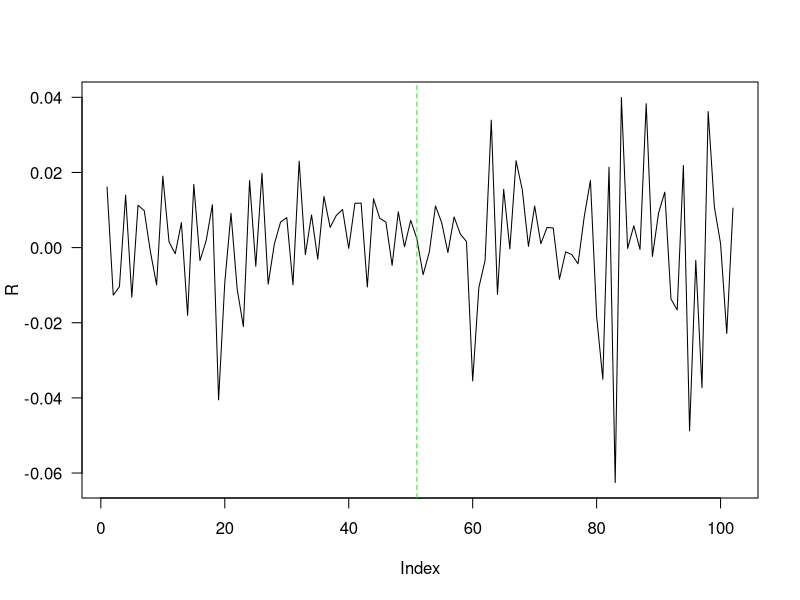
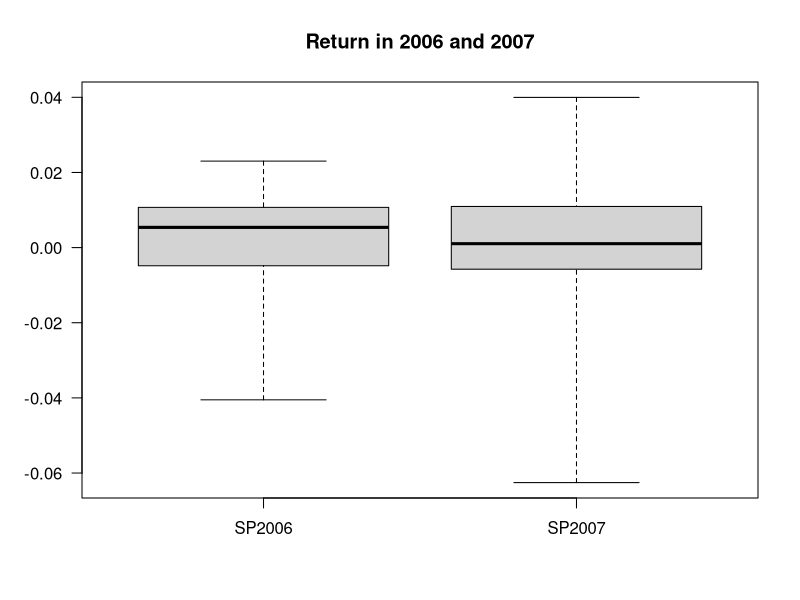
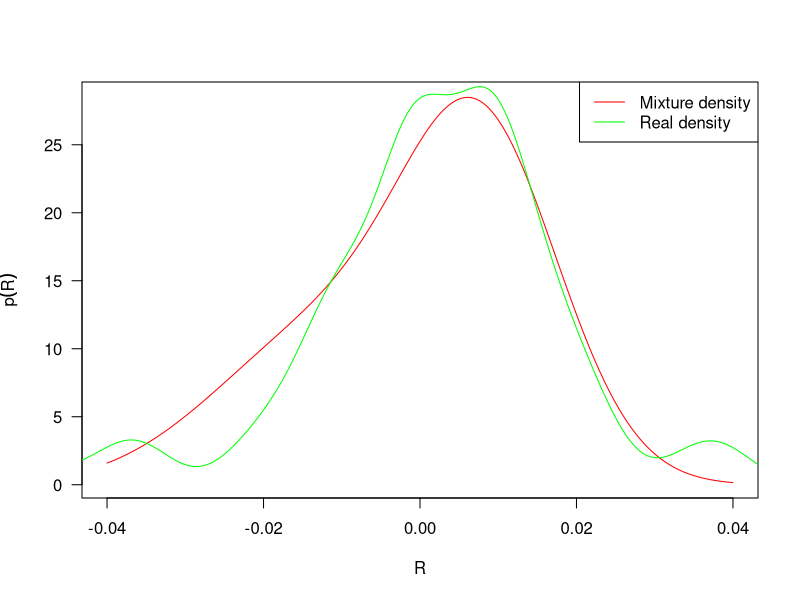
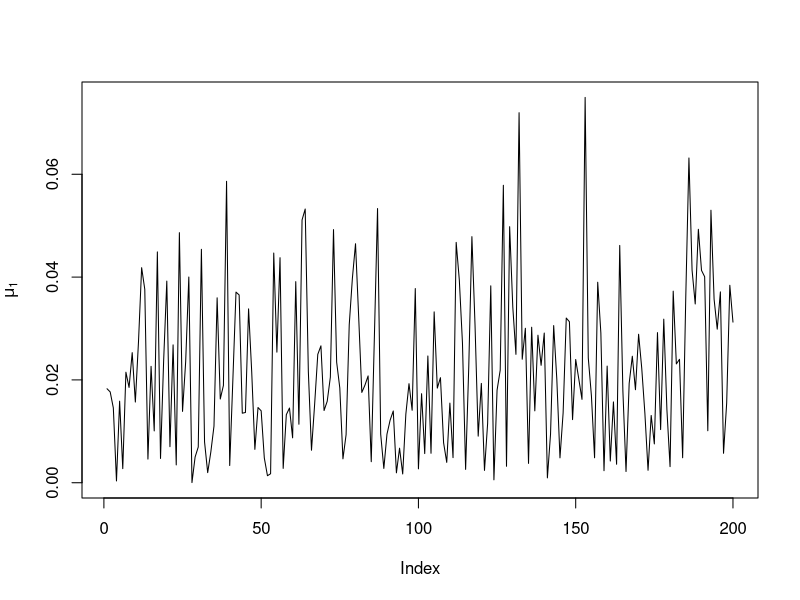
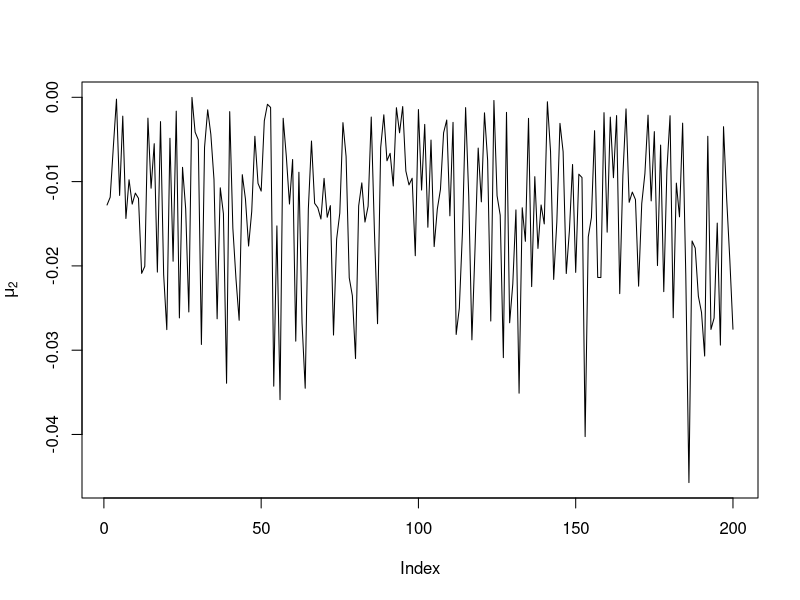
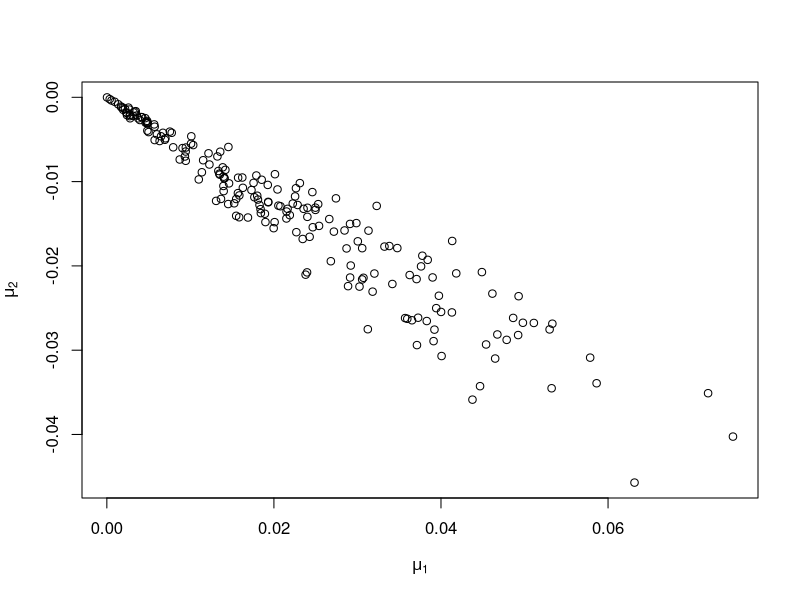
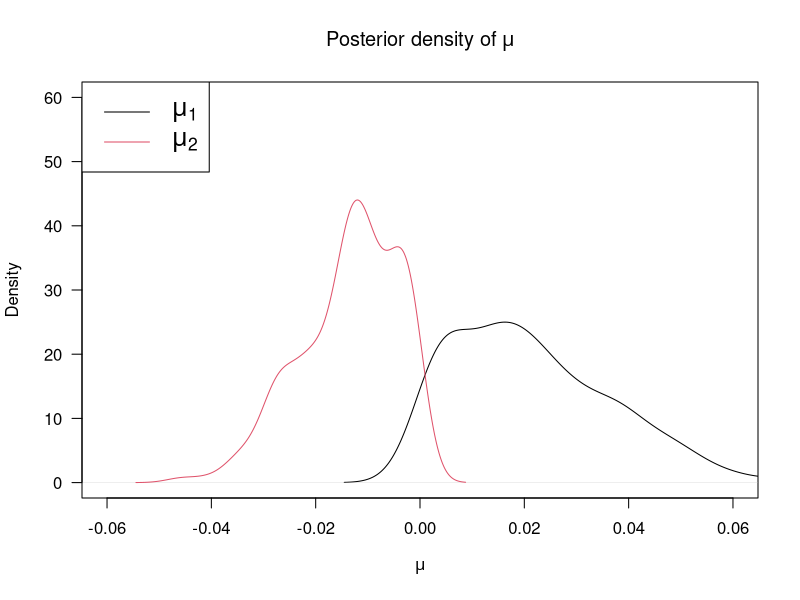
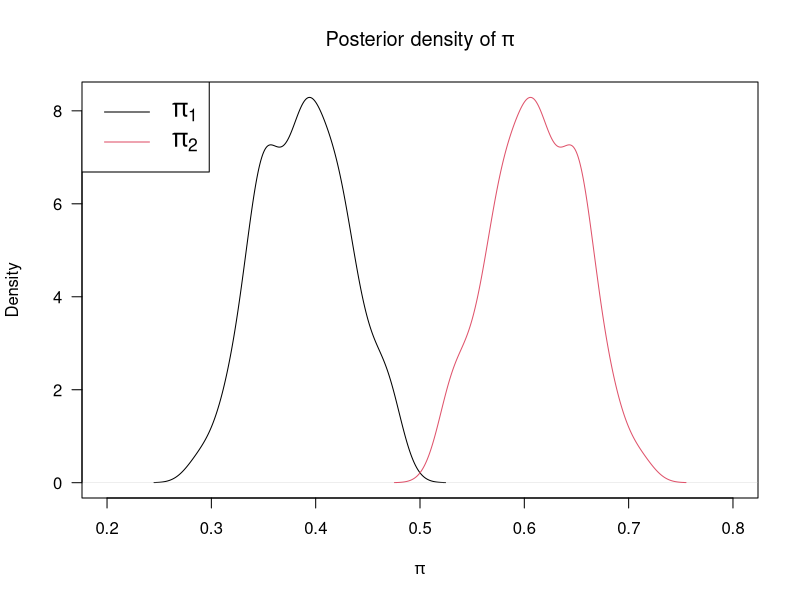

These figures' R source, in order:
## ---- chunk 1
knitr::opts_chunk$set(echo = F)
library(coda)
library(MASS)
library(mvtnorm)

## ---- chunk 2
SP500.2006 <- read.csv("2006.txt",header = F)
SP500.2007 <- read.csv("2007.txt",header = F)
SP500 <- rbind(SP500.2006,SP500.2007)

r = c(4.35,4.44,4.42,4.51,4.6,4.66,4.7,4.69,4.74,4.76,4.77,4.78,4.83,4.82,4.91,4.98,4.98,5.02,4.99,
      4.97,5.07,5.05,5.15,5.22,5.30,5.29,5.26,5.22,5.16,5.11,5.07,5.06,5.07,5.03,5.02,4.99,5.00,4.89,4.87,
      5.02,5.04,5.08,4.95,5.02,5.04,5.01,4.98,4.90,4.95,4.96,4.99,
      4.98,5.01,5.08,5.09,5.09,5.09,5.06,5.05,4.9,4.91,4.89,4.90,4.92,4.90,4.90,4.82,4.96,4.96,4.96,4.99,
      4.98,4.97,4.93,4.99,4.98,4.95,4.82,4.89,4.41,4.10,4.24,4.28,4.12,4.06,4.03,4.10,4.03,4.11,4.23,4.11,3.91,3.98,
      4.04,3.71, 3.65,3.18,3.31,3.13,3.16,3.26,3.34
      )/365
# transfer annual rate to daily rate

R = c()
for (i in 2:nrow(SP500)){
  R = c(R, log(SP500$V2[i]/SP500$V2[i-1]))
}



## ---- chunk 3
plot(R, type = 'l', las = 1)
abline(v = length(R)/2, col = 'green', lty = 2)
# boxplot(R, las = 1)
# summary(R)
## ---- chunk 4
# plot(density(R),las = 1, xlab = 'R')

boxplot(list(SP2006 = R[1:round(length(R)/2)],SP2007 = R[round(length(R)/2):length(R)]),
        las = 1, range = 0, main = 'Return in 2006 and 2007')

# abline(v = 0.008, col = 3)
# abline(v = -0.001, col = 5)

# length(subset(R, R > 0.009))
# length(subset(R, R > 0.003 & R < 0.011))

# length(subset(R, R > -0.002 & R < 0.009))
# length(subset(R, R < -0.002))

## ---- chunk 5
# K = # of mixture normal models 
# T = total # of days
# pi = proportion of each normal model
# mu = mean of each normal
# theta = variance of each normal
# v_t ~ Uniform[0,1]
# Gt = k -> which normal model

mu = c(0.008, -0.012)
s2 = c(0.0001, 0.0002)
p = c(0.6, 0.4)
K = 2 # the number of mixed normal models

interval = seq(-0.04,0.04,0.0001)
plot(interval, p[1]*dnorm(interval, mu[1], sqrt(s2[1])) + p[2]*dnorm(interval, mu[2], sqrt(s2[2])), 
     col = 'red', las = 1, ylab = expression(p(R)), xlab = expression(R), type = 'l')
lines(density(R),col='green')
legend('topright',legend = c("Mixture density","Real density"), lty = c(1,1), col = c('red','green'))

## ---- chunk 6

# Fix K = 2, v_t = 0 (p. 595)

Psi.k = function(u){
  return(log(p[1]*exp(-u*mu[1] + u^2*s2[1]/2) + p[2]*exp(-u*mu[2] + u^2*s2[2]/2)))
}

Psi.vt = Psi.k(u = 0)
Psi.vt_1 = Psi.k(u = -1)

r_t = mean(r)

rho_t = r_t + Psi.vt - Psi.vt_1

Post.Gt.1 = p[1] * dnorm(R, mu[1] + rho_t,sqrt(s2[1]))/(p[1] * dnorm(R, mu[1] + rho_t,sqrt(s2[1])) + p[2] * dnorm(R, mu[2] + rho_t,sqrt(s2[2])))
Post.Gt.2 = p[2] * dnorm(R, mu[2] + rho_t,sqrt(s2[2]))/(p[1] * dnorm(R, mu[1] + rho_t,sqrt(s2[1])) + p[2] * dnorm(R, mu[2] + rho_t,sqrt(s2[2])))

model.num = c()
for (i in 1:length(R)){
  if (Post.Gt.1[i] > Post.Gt.2[i]){
    model.num = c(model.num,1)
  }
  else {model.num = c(model.num,2)}
}


  x1 = length(subset(model.num, model.num == 1))
  x2 = length(subset(model.num, model.num == 2))

  R1 = R[model.num == 1]
  R2 = R[model.num == 2]

# cbind(Post.Gt.1, Post.Gt.2, model.num)
# c(x1, x2)
## ---- chunk 7

repl = 100  # number of iterations for Metropolis Hasting
n.iter = 200 # number of iterations for Gibbs

trace = list(mu.1 = array(NA, dim = c(n.iter, 1)), 
              mu.2 = array(NA, dim = c(n.iter, 1)),
              theta.1 = array(NA, dim = c(n.iter, 4)),
              theta.2 = array(NA, dim = c(n.iter, 4)),
              p = array(NA, dim = c(n.iter, 1))
              )


generate.var = function(para, variance, data){
  var.list = c()
  for (i in 1:length(data)){
    eplison = rnorm(1, mean = 0, sqrt(variance))
    variance = para[1] + para[3]*(eplison+para[2]*variance)^2+para[4]*variance
    var.list = c(var.list, variance)
  }
  
  return(var.list)
}

log.likeli.ratio.1 = function(para1, para2, data){
 var.list.1 = generate.var(para1,var(data),data)
 var.list.2 = generate.var(para2,var(data),data)
 likeli.1 = log(dnorm(data, new.mu1 + rho_t, var.list.1))
 likeli.2 = log(dnorm(data, new.mu1 + rho_t, var.list.2))
 return(sum(likeli.1-likeli.2))
}

log.likeli.ratio.2 = function(para1, para2, data){
 var.list.1 = generate.var(para1,var(data),data)
 var.list.2 = generate.var(para2,var(data),data)
 likeli.1 = log(dnorm(data, new.mu2 + rho_t, var.list.1))
 likeli.2 = log(dnorm(data, new.mu2 + rho_t, var.list.2))
 return(sum(likeli.1-likeli.2))
}

MH.1 = function(para, data){
  theta.trace = list(omega.1 = array(NA, dim = c(repl, 1)), 
              gamma.1 = array(NA, dim =c(repl, 1)),
              alpha.1 = array(NA, dim = c(repl, 1)),
              beta.1 = array(NA, dim = c(repl, 1)))
  
  for (i in 1:repl){
  star <- c(exp(rnorm(1, mean = log(para[1]), sd = 0.01)),
            rnorm(1, para[2], sd = 0.01),
            exp(rnorm(1, mean = log(para[3]), sd = 0.01)),
            exp(rnorm(1, mean = log(para[4]), sd = 0.01)))
  H <- star/para
  M <- log.likeli.ratio.1(star,para,data)
  r = H * exp(c(M, M, M, M))
  for (k in 1:4){
  if (runif(1) < r[k]){
    para[k] <- star[k]
  }
  }
  theta.trace$omega.1[i] = para[1]
  theta.trace$gamma.1[i] = para[2]
  theta.trace$alpha.1[i] = para[3]
  theta.trace$beta.1[i] = para[4]
  }
  return(theta.trace)
}

MH.2 = function(para, data){
  theta.trace = list(omega.2 = array(NA, dim = c(repl, 1)), 
              gamma.2 = array(NA, dim =c(repl, 1)),
              alpha.2 = array(NA, dim = c(repl, 1)),
              beta.2 = array(NA, dim = c(repl, 1)))
  
  for (i in 1:repl){
  star <- c(exp(rnorm(1, mean = log(para[1]), sd = 0.01)),
            rnorm(1, para[2], sd = 0.01),
            exp(rnorm(1, mean = log(para[3]), sd = 0.01)),
            exp(rnorm(1, mean = log(para[4]), sd = 0.01)))
  H <- star/para
  M <- log.likeli.ratio.2(star, para, data)
  r = H * exp(c(M, M, M, M))
  for (k in 1:4){
  if (runif(1) < r[k]){
    para[k] <- star[k]
  }
  }
  theta.trace$omega.2[i] = para[1]
  theta.trace$gamma.2[i] = para[2]
  theta.trace$alpha.2[i] = para[3]
  theta.trace$beta.2[i] = para[4]
  }
  return(theta.trace)
}

  new.mu1 = mu[1]; new.mu2 = mu[2]
  
  omega.1 <- runif(1,min=0.002,max=0.009); gamma.1 <- runif(1,min= -0.1,max=0.63)
  alpha.1 <- runif(1,min=0.038,max=0.0625); beta.1 <- runif(1,min=0.089,max=0.093)
  
  omega.2 <- runif(1,min=0.005,max=0.009); gamma.2 <- runif(1,min= -0.4,max=0.1)
  alpha.2 <- runif(1,min=0.02,max=0.125); beta.2 <- runif(1,min=0.05,max=0.1)
  
for (i in 1:n.iter){
  new.p <- rbeta(1,  x1 + 1, x2 + 1)
  
  var.1 <- generate.var(para = c(omega.1,gamma.1,alpha.1,beta.1),variance = var(R1),data=R1)
  var.2 <- generate.var(para = c(omega.2,gamma.2,alpha.2,beta.2),variance = var(R2),data=R2)
  
  theta.trace.1 = MH.1(para = c(omega.1,gamma.1,alpha.1,beta.1), data = R1)
  theta.trace.2 = MH.2(para = c(omega.2,gamma.2,alpha.2,beta.2), data = R2)
 
  A = sum(1/var.1) + new.p * new.p / (1-new.p)^2 * sum(1/var.2)
  b = new.p/(1-new.p)*sum(rnorm(length(var.2), mean = 0, sqrt(var.2))/var.2) - sum(rnorm(length(var.1), mean = 0, sqrt(var.1))/var.1)
  
  new.mu1 = abs(rnorm(1,-A^(-1)*b,sqrt(1/A)))
  new.mu2 = -new.mu1*new.p/(1-new.p)
  
  trace$mu.1[i] = new.mu1
  trace$mu.2[i] = new.mu2
  
  omega.1 <- mean(theta.trace.1$omega.1); gamma.1 <- mean(theta.trace.1$gamma.1)
  alpha.1 <- mean(theta.trace.1$alpha.1); beta.1 <- mean(theta.trace.1$beta.1)
  trace$theta.1[i,] <- c(omega.1, gamma.1, alpha.1, beta.1)
  
  omega.2 <- mean(theta.trace.2$omega.2); gamma.2 <- mean(theta.trace.2$gamma.2)
  alpha.2 <- mean(theta.trace.2$alpha.2); beta.2 <- mean(theta.trace.2$beta.2)
  trace$theta.2[i,] <- c(omega.2, gamma.2, alpha.2, beta.2)
  
  trace$p[i] = new.p
  
  }


trace.matrix = as.matrix(cbind(trace$mu.1,trace$mu.2,trace$theta.1,trace$theta.2,trace$p))

## ---- chunk 8

plot(trace.matrix[,1],type = 'l',ylab=expression(mu[1]))
plot(trace.matrix[,2],type = 'l',ylab=expression(mu[2]))
plot(trace.matrix[,1],trace.matrix[,2],ylab=expression(mu[2]),xlab=expression(mu[1]))

## ---- chunk 9

plot(density(trace.matrix[,1]), type = 'l', ylab = 'Density', xlab = expression(mu),
     las = 1,xlim = c(-0.06, 0.06), ylim = c(0,60),
     main = expression('Posterior density of'~mu))
lines(density(trace.matrix[,2]), type = 'l',col=2)
legend('topleft',legend = c(expression(mu[1]),expression(mu[2])), 
       col = c(1,2), lty = c(1,1), cex = 1.5)


plot(density(trace.matrix[,11]), type = 'l', ylab = 'Density', xlab = expression(pi),
     xlim = c(0.2,0.8), las = 1,
     main = expression('Posterior density of'~pi))
lines(density(1-trace.matrix[,11]), col=2)
legend('topleft',legend = c(expression(pi[1]),expression(pi[2])), 
       col = c(1,2), lty = c(1,1),cex = 1.5)

## ---- chunk 10

post.inf = apply(trace.matrix,2,FUN = function(x){return(c(mean(x),quantile(x,c(0.025,0.975))))})
row.names(post.inf)[1] = 'mean'
colnames(post.inf) = c('mu1','mu2','omega1','gamma1','alpha1','beta1',
                       'omega2','gamma2','alpha2','beta2','pi')
round(post.inf, 4)


## ---- chunk 11


mu.mcmc <- mcmc(trace.matrix[,1:2], start = 100)
autocorr.plot(mu.mcmc)
# effectiveSize(mu.mcmc)

